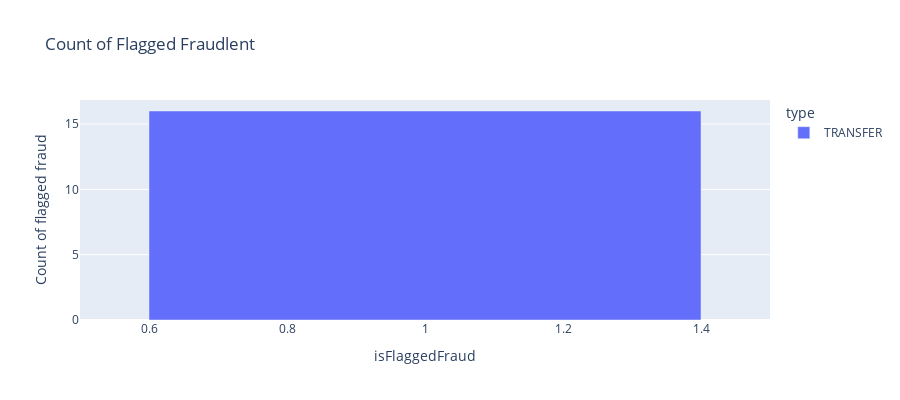

Notebook source saved alongside this figure:
### Code cell
fig= px.bar(flagged_claim_1, x='isFlaggedFraud', y='Count of flagged fraud', color='type', barmode='group', height=400, title='Count of Flagged Fraudlent')
fig.show()

### Figure 1 — Plotly figure (JSON) as saved in the notebook; plotly's stock layout.template omitted (floating-point values rounded to 4 significant figures)
{"data": [{"alignmentgroup": "True", "hovertemplate": "type=TRANSFER<br>isFlaggedFraud=%{x}<br>Count of flagged fraud=%{y}<extra></extra>", "legendgroup": "TRANSFER", "marker": {"color": "#636efa", "pattern": {"shape": ""}}, "name": "TRANSFER", "offsetgroup": "TRANSFER", "orientation": "v", "showlegend": true, "textposition": "auto", "type": "bar", "x": [1], "xaxis": "x", "y": [16], "yaxis": "y"}], "layout": {"barmode": "group", "height": 400, "legend": {"title": {"text": "type"}, "tracegroupgap": 0}, "title": {"text": "Count of Flagged Fraudlent"}, "xaxis": {"anchor": "y", "domain": [0, 1], "title": {"text": "isFlaggedFraud"}}, "yaxis": {"anchor": "x", "domain": [0, 1], "title": {"text": "Count of flagged fraud"}}}}
